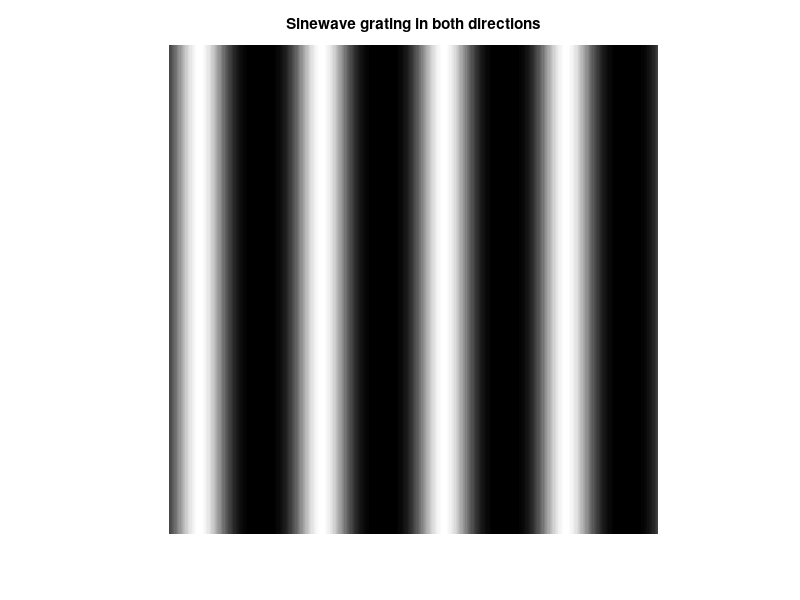

MATLAB code for this plot:
%Generate an image of a sinewave grating having a spatial frequency of 2 cycles/inch.
% A sinewave grating is a pattern that is constant in the vertical direction but varies sinusoidally in the horizontal 
% direction. It is used as a visual stimulus in experiments dealing with visual perception. Assume the figure will be 4 
% inches square; hence, the overall pattern should contain four cycles. Place the figure in a 400 by 400 pixel array(i.e., 
% 100 pixels per inch) using a uint8 format.
close all;
clear;
clc;

N = 400;
Nu_cyc = 4;
x = (1:N) * Nu_cyc / N; % Spatial vector

% Generate sinusoidal grating in x direction
I_sin_x = 0.5 * sin(2 * pi * x) + 0.5;

% Repeat the sinewave pattern vertically
I_sin_y = repmat(I_sin_x, N, 1);

% Combine to form a checkerboard pattern
I_checkerboard = I_sin_x .* I_sin_y;

% Convert to 8-bit image
I_8 = uint8(255 * I_checkerboard); % Scale to [0, 255]

% Display the checkerboard pattern
imshow(I_8);
title('Sinewave grating in both directions');
